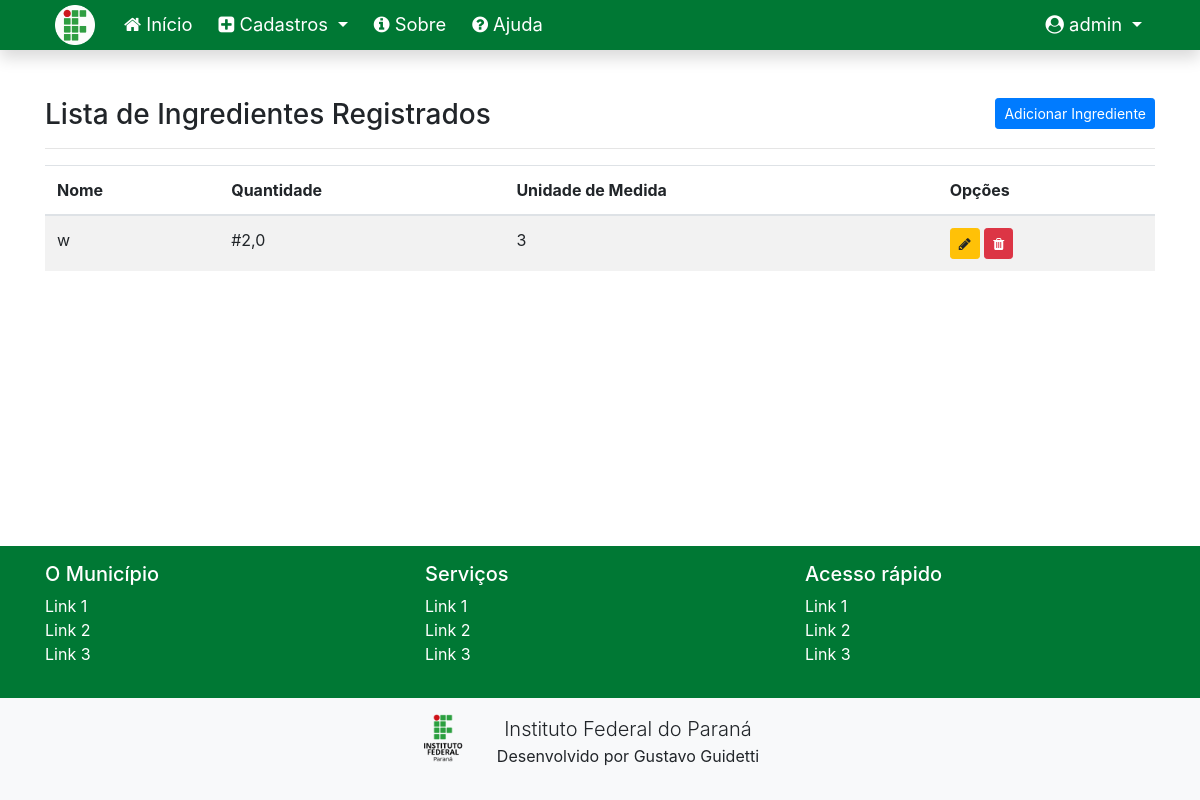
Page /listar/ingredientes/ (signed in) on the earlier database version.
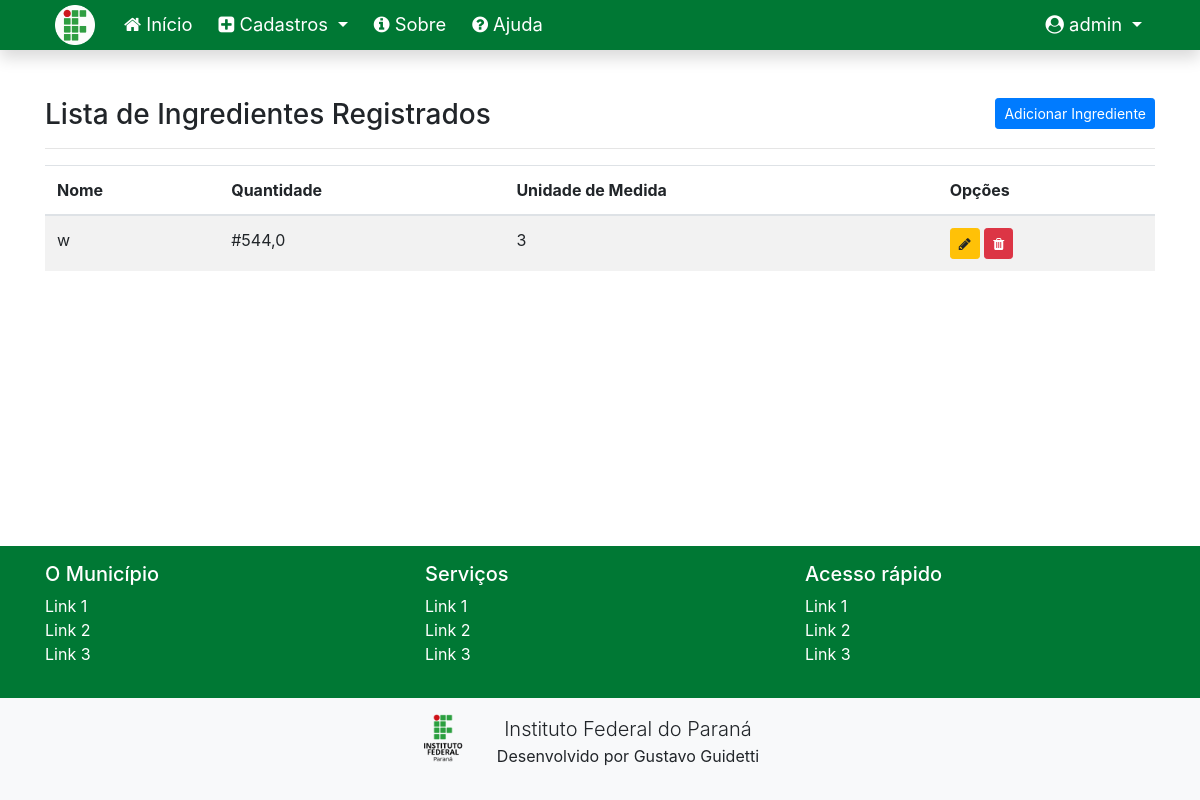
Same page on the later database version.
### cadastros/models.py (models this page shows, shortened)
class Ingrediente(models.Model):
    nome = models.CharField(max_length=50)
    qtde = models.FloatField()
    unidade_medida = models.CharField(max_length=15)

### cadastros/views.py (the view)
# urls.py: path('listar/ingredientes/', IngredienteList.as_view(), name="listar-ingrediente"),
class IngredienteList(LoginRequiredMixin, ListView):
    login_url = reverse_lazy('login')
    model = Ingrediente
    template_name = 'cadastros/listas/ingrediente.html'

### cadastros/templates/cadastros/listas/ingrediente.html (shortened to what this page needs)
{% extends 'paginas/modelo-ifpr.html' %}
{% load static %}
{% block conteudo %}
<h3>
    Lista de Ingredientes Registrados
    <a href="{% url 'cadastrar-ingrediente' %}" class="btn btn-primary btn-sm float-right">Adicionar Ingrediente</a>
</h3>
<hr>
<div class="table-responsive">
    <table class="table table-striped">
        <thead>
            <tr>
                <th>Nome</th>
                <th>Quantidade</th>
                <th>Unidade de Medida</th>
                <th>Opções</th>
            </tr>
        </thead>
        <tbody>
            {% for ingrediente in object_list %}
            <tr>
                <td>{{ ingrediente.nome }}</td>
                <td class="quantidade">{{ ingrediente.qtde }}</td>
                <td>{{ ingrediente.unidade_medida }}</td>
                <td>
                    <a href="{% url 'editar-ingrediente' ingrediente.pk %}" class="btn btn-warning btn-sm" title="Editar">
                        <i class="fa fa-pencil" aria-hidden="true"></i>
                    </a>
                    <a href="{% url 'excluir-ingrediente' ingrediente.pk %}" class="btn btn-danger btn-sm" title="Excluir">
                        <i class="fa fa-trash" aria-hidden="true"></i>
                    </a>
                </td>
            </tr>
            {% empty %}
            <tr>
                <td colspan="4">Nenhum ingrediente registrado.</td>
            </tr>
            {% endfor %}
        </tbody>
    </table>
</div>
{% endblock %}

Differences in the rows shown:
changed Ingrediente: qtde "#2,0" → "#544,0"
